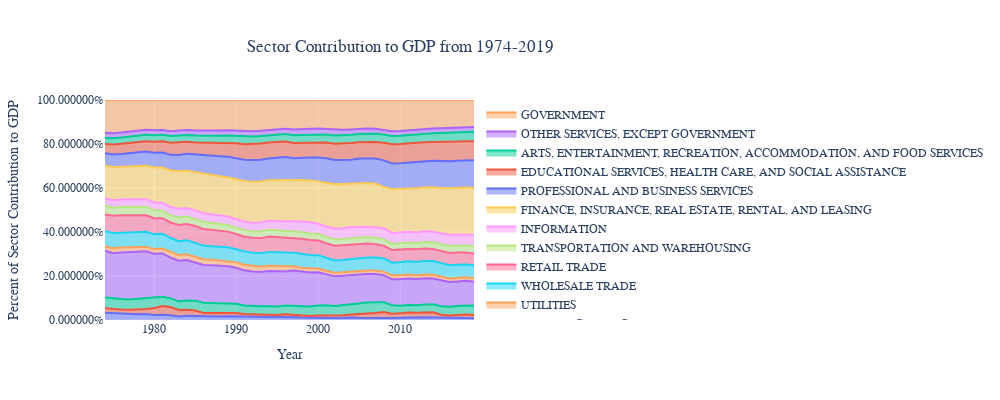

Write notebook code for a chart like this one.
### Code cell
fig = go.Figure()
for col in index:
    fig.add_trace(go.Scatter(x = gdpir_df['YEAR'],
                             y = gdpir_df[col],
                             name = col,
                             stackgroup='one')
    )
    
fig.update_yaxes(tickformat='%', title_text="Percent of Sector Contribution to GDP", range = [0,1])
fig.update_xaxes( title_text="Year")


fig.update_layout(
    font_family="Times New Roman",
    title_font_family="Times New Roman",
    height=400, width=1000,
    title={
        'text': "Sector Contribution to GDP from 1974-2019",
        'y':0.9,
        'x':0.4,
        'xanchor': 'center',
        'yanchor': 'top'}
)

fig.show()
